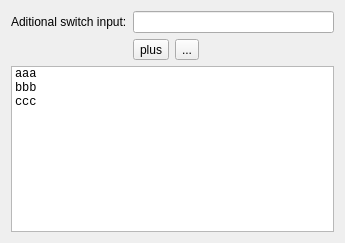
<?xml version="1.0" encoding="UTF-8"?>
<ui version="4.0">
 <class>AdditionalSwitches</class>
 <widget class="QDialog" name="AdditionalSwitches">
  <property name="geometry">
   <rect>
    <x>0</x>
    <y>0</y>
    <width>345</width>
    <height>243</height>
   </rect>
  </property>
  <property name="windowTitle">
   <string>Dialog</string>
  </property>
  <property name="locale">
   <locale language="English" country="UnitedKingdom"/>
  </property>
  <layout class="QGridLayout" name="gridLayout">
   <item row="0" column="0">
    <widget class="QLabel" name="label">
     <property name="text">
      <string>Aditional switch input:</string>
     </property>
    </widget>
   </item>
   <item row="3" column="0" colspan="6">
    <widget class="QListWidget" name="listWidget">
     <property name="sizePolicy">
      <sizepolicy hsizetype="Expanding" vsizetype="Expanding">
       <horstretch>0</horstretch>
       <verstretch>1</verstretch>
      </sizepolicy>
     </property>
     <property name="font">
      <font>
       <family>Consolas</family>
      </font>
     </property>
     <item>
      <property name="text">
       <string>aaa</string>
      </property>
     </item>
     <item>
      <property name="text">
       <string>bbb</string>
      </property>
     </item>
     <item>
      <property name="text">
       <string>ccc</string>
      </property>
     </item>
    </widget>
   </item>
   <item row="1" column="2">
    <widget class="QToolButton" name="toolButton_2">
     <property name="text">
      <string>...</string>
     </property>
     <property name="icon">
      <iconset>
       <normaloff>../assets/minus.png</normaloff>../assets/minus.png</iconset>
     </property>
    </widget>
   </item>
   <item row="1" column="1">
    <widget class="QToolButton" name="toolButton">
     <property name="text">
      <string>plus</string>
     </property>
     <property name="icon">
      <iconset>
       <normaloff>../assets/plus.png</normaloff>../assets/plus.png</iconset>
     </property>
    </widget>
   </item>
   <item row="0" column="1" colspan="5">
    <widget class="QLineEdit" name="lineEdit">
     <property name="font">
      <font>
       <family>Consolas</family>
      </font>
     </property>
    </widget>
   </item>
  </layout>
 </widget>
 <resources/>
 <connections/>
</ui>
